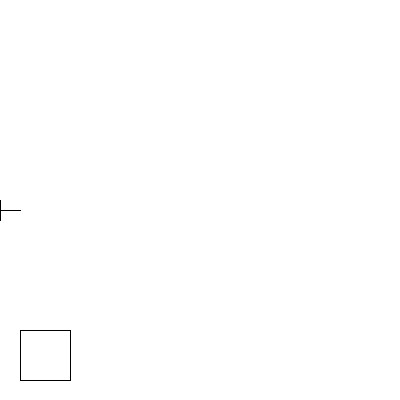
Frame 1 (no input)
Frame 60 (the mouse pressed at the canvas centre just before this capture): identical to frame 1, image omitted
Frame 120 (the mouse held since frame 60 and released just before this capture): identical to frame 1, image omitted

The Processing sketch that drew this single still picture (run headless with seeded random() and noise(); from frame 60 on, the mouse is pressed at the canvas centre):

// Processing sketch: ejercicio3a
// ── ejercicio3a.pde
// "posH" el ancho del rectángulo horizontal y "tam" la altura del vertical. La otra medida de los rectángulos es 20.

float posH, tam;

void setup(){
  size(400,400);
  smooth();
}

void draw(){
  background(255);
  
  fill(255);
  stroke(1);
  rect(20,330,50,50);
// Escribir el código que falta
  fill(0);
  rect(0, 200, posH, 20);
  //rect(posH, 210, 20, -tam);
  rect(posH, 210-tam/2, 20, tam);     /*para que el punto inicial (x,y) 
  delrectángulo vertical, la "y" no se mantenga fija, si no que suba a 
  la vez que el tamaño crece. colocamos el punto inicial 210 en la mitad 
  de su tamaño siempre "tam/2". Tambien se puede hacer cambiando el punto de
  origen del rectángulo con el rectMode*/ 
 
 if(mouseX>20 && mouseX<70 && mouseY>330 && mouseY<370) {
    posH = map(mouseX, 20, 70, 0, width-20); 
    tam = map(mouseY, 370, 330, height, 0);
    
 }
} // Aquí se cierra el "draw"
